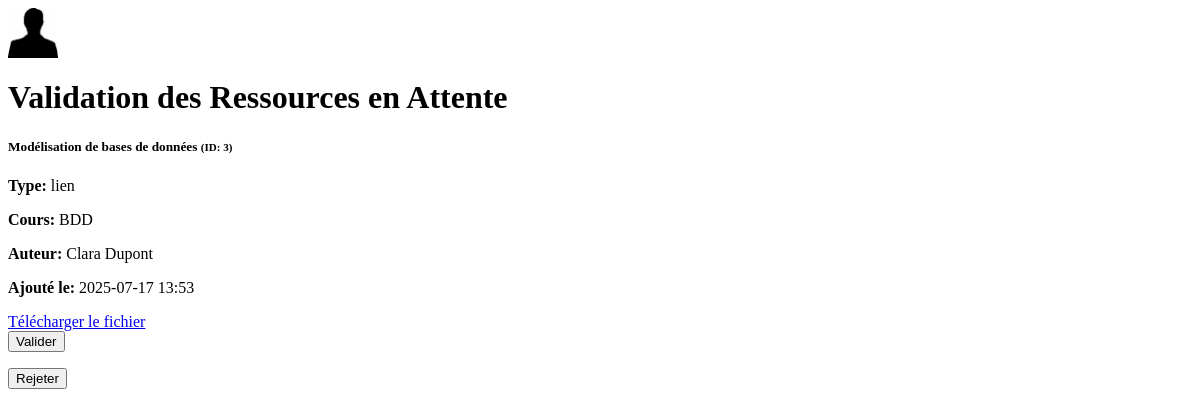
Before: /admin/admin_index.php with the older database file.
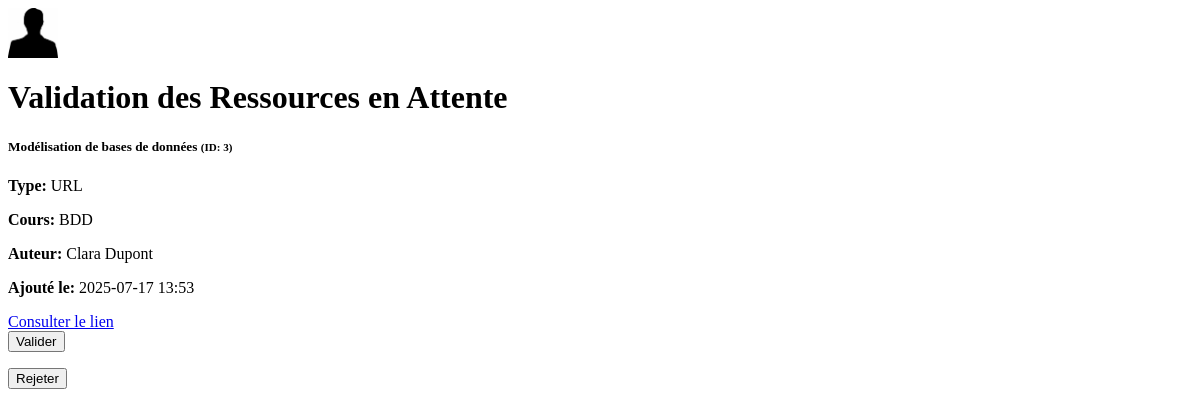
After: the same page with the newer database file.
### tables this page shows
CREATE TABLE Ressources (
  id INT AUTO_INCREMENT PRIMARY KEY,
  dateAjout DATETIME       NOT NULL DEFAULT CURRENT_TIMESTAMP,
  titre VARCHAR(150)       NOT NULL,
  type ENUM('JPG', 'PNG', 'URL', 'PDF') NOT NULL,
  dateValidationAjout DATETIME,
  etat ENUM('EN_ATTENTE','VALIDE','REJETE')
       NOT NULL DEFAULT 'EN_ATTENTE',
  cheminRelatif VARCHAR(255),
  cours_id INT             NOT NULL,
  personne_id VARCHAR(50)          NOT NULL,
  CONSTRAINT fk_ressources_cours
    FOREIGN KEY (cours_id)
    REFERENCES Cours(id),
  CONSTRAINT fk_ressources_personne
    FOREIGN KEY (personne_id)
    REFERENCES Personne(matricule)
);

CREATE TABLE Cours (
  id INT AUTO_INCREMENT PRIMARY KEY,
  titre VARCHAR(150) NOT NULL,
  bloc VARCHAR(50) NOT NULL,
  section VARCHAR(50) NOT NULL
);

CREATE TABLE Personne (

  matricule VARCHAR(50) PRIMARY KEY,
  mdp VARCHAR(255) NOT NULL,
  nom VARCHAR(255) NOT NULL,
  prenom VARCHAR(255) NOT NULL,
  avatar VARCHAR(255),
  administrateur TINYINT(1) NOT NULL DEFAULT 0
);

### base_de_donnee/recup_info.php (called while the page is built, shortened)
<?php
require_once __DIR__ . '/../public/class/Personne.php';
require_once __DIR__ .  '/../public/class/Ressource.php';
function getRessourcesEnAttenteAvecAuteur() {
    $pdo = getConnexion();
    $sql = "
        SELECT r.*, p.nom AS auteurNom, p.prenom AS auteurPrenom, c.titre AS coursTitre
        FROM Ressources r
        JOIN Personne p ON r.personne_id = p.matricule
        JOIN Cours c ON r.cours_id = c.id
        WHERE r.etat = 'EN_ATTENTE'
        ORDER BY r.dateAjout ASC
    ";
    $stmt = $pdo->query($sql);
    $ressourcesList = [];
    while ($row = $stmt->fetch(PDO::FETCH_ASSOC)) {
        $ressource = new Ressource(
            $row['titre'],
            $row['type'],
            $row['cours_id'],
            $row['personne_id'],
            $row['etat'],
            $row['cheminRelatif'],
            $row['dateValidationAjout'],
            $row['dateAjout'],
            $row['id']
        );
        $ressource->setAuteurNom($row['auteurNom']);
        $ressource->setAuteurPrenom($row['auteurPrenom']);
        $ressource->setCoursTitre($row['coursTitre']);
        $ressourcesList[] = $ressource;
    }
    return $ressourcesList;
}
?>

### public/class/Ressource.php (called while the page is built, shortened)
<?php
class Ressource {
    private int $id;
    private DateTime $dateAjout;
    private string $titre;
    private string $type;
    private ?string $cheminRelatif;
    private string $coursTitre;
    private ?string $auteurNom = null;
    private ?string $auteurPrenom = null;
    public function __construct(string $titre,string $type,int $coursId,string $personneId,string $etat = 'EN_ATTENTE',?string $cheminRelatif = null,DateTime|string|null $dateValidationAjout = null,DateTime|string|null $dateAjout = null,int $id = 0) {
        $this->titre = $titre;
        $this->type = $type;
        $this->cheminRelatif = $cheminRelatif;
        $this->dateAjout = $this->parseDate($dateAjout ?? new DateTime());
        $this->id = $id;
    }
    private function parseDate(DateTime|string $value): DateTime {
        return $value instanceof DateTime ? $value : new DateTime($value);
    }
    public function getTitre(): string { return $this->titre; }
    public function getType(): string { return $this->type; }
    public function getCheminRelatif(): ?string { return $this->cheminRelatif; }
    public function getId(): int { return $this->id; }
    public function getAuteurNom(): ?string { return $this->auteurNom; }
    public function getAuteurPrenom(): ?string { return $this->auteurPrenom; }
    public function getCoursTitre(): ?string { return $this->coursTitre; }
    public function setCoursTitre(string $nomCours) {$this->coursTitre = $nomCours; }
    public function setAuteurNom(string $nom): void { $this->auteurNom = $nom; }
    public function setAuteurPrenom(string $prenom): void { $this->auteurPrenom = $prenom; }
    public function formatDateAjout(string $format = 'Y-m-d H:i'): string {
        return $this->dateAjout->format($format);
    }
}

### public/admin/admin_index.php (the view, shortened to what this page needs)
<?php
require_once '../../base_de_donnee/recup_info.php';
require_once '../class/Personne.php';
require_once '../class/Ressource.php';
require_once '../page_builder/header.php';
$ressourcesEnAttente = getRessourcesEnAttenteAvecAuteur();
?>
<body>
    <div class="container">
        <h1 class="mb-4 text-center ">Validation des Ressources en Attente</h1>
        <?php if (empty($ressourcesEnAttente)): ?>
            <div class="alert alert-info text-center" role="alert">
                Aucune ressource en attente de validation pour le moment.
            </div>
        <?php else: ?>
            <div class="row row-cols-sm-1 row-cols-md-12 row-cols-lg-3 g-4">
                <?php foreach ($ressourcesEnAttente as $ressource): ?>
                    <div class="col">
                        <div class="card h-100">
                            <div class="card-header">
                                <h5 class="card-title mb-0"><?php echo htmlspecialchars($ressource->getTitre()); ?> <small class="text-white-50">(ID: <?php echo $ressource->getId(); ?>)</small></h5>
                            </div>
                            <div class="card-body">
                                <p class="card-text mb-1"><strong>Type:</strong> <?php echo htmlspecialchars($ressource->getType()); ?></p>
                                <p class="card-text mb-1"><strong>Cours:</strong> <?php echo htmlspecialchars($ressource->getCoursTitre()); ?></p>
                                <p class="card-text mb-1"><strong>Auteur:</strong> <?php echo htmlspecialchars($ressource->getAuteurPrenom() . ' ' . $ressource->getAuteurNom()); ?></p>
                                <p class="card-text mb-0"><strong>Ajouté le:</strong> <?php echo $ressource->formatDateAjout(); ?></p>
                            </div>
                            <div class="card-footer" >
                                <div class="btn-group">
                                    <?php
                                        $cheminRelatif = $ressource->getCheminRelatif();
                                        $typeRessource = $ressource->getType();
                                        if (!empty($cheminRelatif)) {
                                            if ($typeRessource == 'URL') {
                                                echo '<a href="' . htmlspecialchars($cheminRelatif) . '" target="_blank" class="btn btn-warning btn-sm mr-4">Consulter le lien</a>';
                                            } else {
                                                echo '<a href="' . htmlspecialchars($cheminRelatif) . '" download class="btn btn-warning btn-sm mr-4">Télécharger le fichier</a>';
                                            }
                                        } else {
                                            echo '<button type="button" class="btn btn-secondary btn-sm" disabled>Pas de ressource</button>';
                                        }
                                    ?>
                                    <form method="POST" class="d-inline-block">
                                        <button type="submit" name="action" value="valider" class="btn btn-success btn-sm">Valider</button>
                                    </form>
                                    <form method="POST" class="d-inline-block">
                                        <button type="submit" name="action" value="rejeter" class="btn btn-danger btn-sm">Rejeter</button>
                                    </form>
                                </div>
                            </div>
                        </div>
                    </div>
                <?php endforeach; ?>
            </div>
        <?php endif; ?>
    </div>
</body>

### public/page_builder/header.php (shortened to what this page needs)
<?php
$publicDir = __DIR__;
$docRoot   = realpath($_SERVER['DOCUMENT_ROOT']);
$baseUrl = str_replace('\\','/', substr($publicDir, strlen($docRoot)));
$avatar = $_SESSION['user']['avatar'] ?? 'buste.jpg';
$imgSrc = $baseUrl . '/../profile_pict/' . $avatar;
?>
<div class="d-flex align-items-center mb-3 mb-lg-0 text-center text-lg-start">
<img src="<?php echo $imgSrc; ?>" alt="Avatar" width="50" height="50" class="rounded-circle me-3" loading="lazy">
</div>

Changed rows visible on the page:
changed ressources "Modélisation de bases de données": type "lien" → "URL"; type "Télécharger le fichier" → "Consulter le lien"
